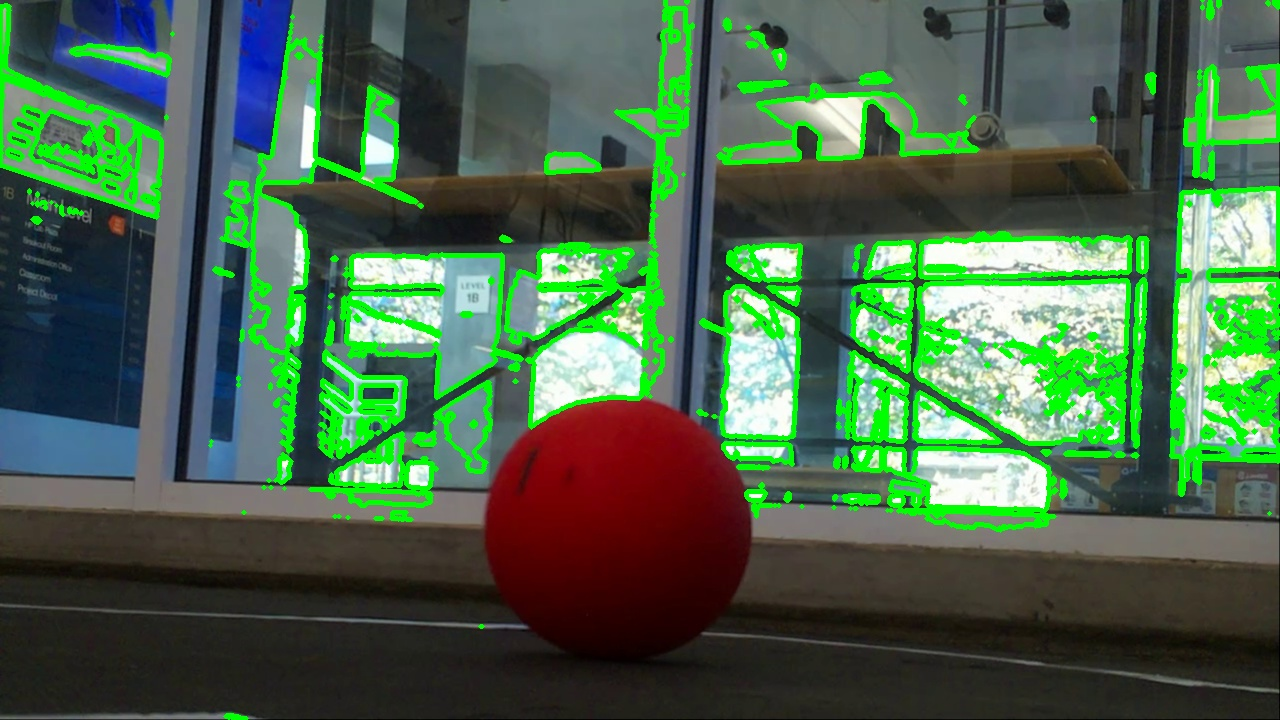
#> input picture Object.jpeg, 1280 x 720 px
$ python -i tam_library.py   (imports and definitions only)
#> lines starting #> are read from the running program, lines starting #| are printed output that depends on the picture; after the words box and inside, x2 and y2 are one past the last pixel; in counts of white or black regions, pixels touching at a corner belong together
#> further down, picture is the input picture: shape (720, 1280, 3); mean B, G, R 74, 102.2, 72.4
from pathlib import Path
import cv2  # pip install opencv-python
from icecream import ic  # pip install icecream
import math
import numpy as np  # pip install numpy
from datetime import datetime
import csv
import ast
import json
from dataclasses import dataclass
from typing import Iterator, Optional
from tam_library_classes import Detection, Point, Rectangle, OurRobot


from settings_run import (
    kernel_size,
    FOCAL_LENGTH,
    CAMERA_CAPTURE_X,
    CAMERA_CAPTURE_Y,
    CIRCLE,
    RECT,
    search_for_list,
    PIXELS_PER_INCH,
    USE_DRAWN_FIELD,
    KNOWN_WIDTH_IN
)
from tam_library_colors import *

# NOTE - collapse all with ctrl+K, ctrl+0


# folder consts
HSV_BOUNDS = "hsv_bounds"
FIELD_PNGS = "field_pngs"
TRAINING_DATA = "training_data"


# object consts
RADIUS_ROBOT = int(14 * PIXELS_PER_INCH / 2)
RADIUS_BALL = int(7 * PIXELS_PER_INCH / 2)
RADIUS_TENNIS_BALL = int(2.7 * PIXELS_PER_INCH / 2)

# screen consts
SCREEN_CENTER_X = int(CAMERA_CAPTURE_X /2)
SCREEN_CENTER_Y = int(CAMERA_CAPTURE_Y /2)

# goalbox center is 60 inches up / down from center field
goalbox_center_top_in = (0, 60)
goalbox_center_bot_in = (0, -60)

# field consts
# in = inches
# px = pixels
playing_field_in_x = 8 * 12
playing_field_in_y = 12 * 12

goal_net_in_x = 48
goal_net_in_y = 12  # deep

goalbox_in_x = 48
goalbox_in_y = 24  # infront of the goal

perim_tape_thickness_in = 2
perim_black_beyond_tape_in = 2
total_buffer_in = perim_tape_thickness_in + perim_black_beyond_tape_in

total_window_in_y = 2 * goal_net_in_y + playing_field_in_y
total_window_in_x = 2 * total_buffer_in + playing_field_in_x

# total window
total_window_px_x = int(total_window_in_x * PIXELS_PER_INCH)
total_window_px_y = int(total_window_in_y * PIXELS_PER_INCH)

field_center_px_x = int(total_window_px_x/ 2)
field_center_px_y = int(total_window_px_y / 2)


def load_image_as_frame(image_path: str) -> np.ndarray:
    """Load an image as a BGR NumPy array, or raise an error."""
#> called with image_path = 'field_pngs/empty_field.png'
    frame = cv2.imread(image_path, cv2.IMREAD_COLOR)
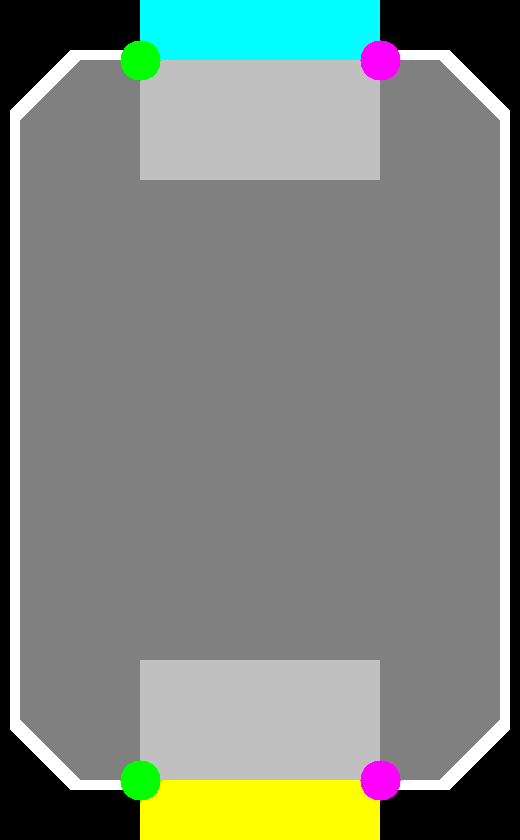
#> input picture empty_field.png, 520 x 840 px, found by its file name
#> frame is the input picture: shape (840, 520, 3); mean B, G, R 127.2, 135.2, 127.1

    if not isinstance(frame, np.ndarray) or frame.size == 0:
        raise ValueError(f"Could not load image: {image_path}")

    return frame


# [86 lines left out: functions select_png, pick_from_list, save_cv2_frame_as_png, load_cv2_frame_from_png, calculate_focal_length, not called in this run]


def calc_distance(known: float, percieved: float) -> float:
    D = known
    d = percieved
    f = FOCAL_LENGTH
    Z = (D * f) / d

    return Z


def get_current_time() -> str:

    return datetime.now().isoformat()


# [34 lines left out: function save_dict_of_dicts_csv, not called in this run]


def load_hsv_bounds(file_path: str) -> tuple:
    """Load lower_hsv and upper_hsv from a text file as NumPy arrays."""
    bounds = {}

    with open(file_path, "r", encoding="utf-8") as file:
        for line_number, line in enumerate(file, start=1):
            # Ignore blank lines and comments, including inline comments.
            line = line.split("#", 1)[0].strip()
            if not line:
                continue

            name, separator, value = line.partition("=")
            name = name.strip()

            if not separator or name not in ("lower_hsv", "upper_hsv"):
                raise ValueError(
                    f"Line {line_number}: expected lower_hsv or upper_hsv assignment."
                )

            if name in bounds:
                raise ValueError(f"Line {line_number}: duplicate {name}.")

            try:
                values = ast.literal_eval(value.strip())
            except (ValueError, SyntaxError) as error:
                raise ValueError(
                    f"Line {line_number}: invalid list for {name}."
                ) from error

            if (
                not isinstance(values, (list, tuple))
                or len(values) != 3
                or any(type(v) is not int for v in values)
            ):
                raise ValueError(f"{name} must contain exactly three integers.")

            if any(not 0 <= v <= 255 for v in values):
                raise ValueError(f"{name} values must be between 0 and 255.")

            bounds[name] = np.array(values, dtype=np.uint8)

    missing = {"lower_hsv", "upper_hsv"} - bounds.keys()
    if missing:
        raise ValueError(f"Missing assignment(s): {', '.join(sorted(missing))}")

    return bounds["lower_hsv"], bounds["upper_hsv"]


# [34 lines left out: functions get_mask, get_clean_mask, not called in this run]


def get_best_contour(contours, object_dict: dict):

    check_min_area: bool = False
    check_min_circularity: bool = False
    min_area: int = 0
    min_circularity: int = 0

    if "min_area" in object_dict.keys():
        min_area = object_dict["min_area"]
        check_min_area = True

    if "min_circularity" in object_dict.keys():
        min_area = object_dict["min_circularity"]
        min_circularity = True

    best_contour = None
    best_area = -1.0

    for contour in contours:
        area = cv2.contourArea(contour)

        if check_min_area:
            if area < min_area:
                continue

        perimeter = cv2.arcLength(contour, True)
        if perimeter <= 0:
            continue

        if check_min_circularity:
            circularity = 4.0 * np.pi * area / perimeter**2
            if circularity < min_circularity:
                continue

        if area > best_area:
            best_area = area
            best_contour = contour

    return best_contour, best_area


# [31 lines left out: functions save_dicts_to_json_txt, create_label_line, not called in this run]


def get_object_list_from_frame(frame: np.ndarray, save_as_file: bool = False) -> list:

#> called with save_as_file = False
    obj_list = []

    for object_dict in search_for_list:
        object_dict: dict
        path_to_hsv = object_dict["path_to_hsv"]
        obj_name = object_dict["name"]
        lower, upper = load_hsv_bounds(path_to_hsv)

        # convert to hsv for processing
        hsv = cv2.cvtColor(frame, cv2.COLOR_BGR2HSV)

        # create a mask using the hsv values
        mask = cv2.inRange(hsv, lower, upper)

        # get the contours from the mask
        contours, _ = cv2.findContours(mask, cv2.RETR_EXTERNAL, cv2.CHAIN_APPROX_SIMPLE)

        # evaluate the best contour
        best_contour, best_area = get_best_contour(contours, object_dict)

        # if there is no contour, the object has not been detected
        # so just go to the next object
        if best_contour is None:
            continue

        # if there IS a contour, we want to know how large it is and where it is
        verdict = {}

        # copy over the useful stuff
        verdict["name"] = obj_name
        verdict["shape"] = object_dict["shape"]

        verdict["color"] = object_dict["color"]
        verdict["known_width_in"] = object_dict["known_width_in"]

        # analyze either as a circle or rectangle
        if object_dict["shape"] == CIRCLE:
            (x, y), radius = cv2.minEnclosingCircle(best_contour)
            verdict["center_x"] = x
            verdict["center_y"] = y

            verdict["radius"] = radius
            verdict["width"] = radius * 2

            verdict["area"] = np.pi * radius * radius

        elif object_dict["shape"] == RECT:
            x, y, width, height = cv2.boundingRect(best_contour)
            verdict["center_x"] = x
            verdict["center_y"] = y

            verdict["width"] = width
            verdict["height"] = height

            verdict["radius"] = int(width / 2)

            verdict["area"] = width * height

        # convert from pixel width to inches
        verdict["distance_in"] = calc_distance(
            known=object_dict["known_width_in"],
            percieved=verdict["width"],
        )

        # convert the horizontal pixel distance from center to angle
        verdict["theta_rad"] = calc_angle(pixel_x=verdict["center_x"])

        verdict["label"] = create_label_line(verdict)

        obj_list.append(verdict)
#> this loop made 1 pass; (reads hsv_bounds/ball_red.txt from the repository)
#> (best_area, x, y, radius) on pass 1: (28441, 612, 556, 128.9)
#> pass 1, in get_object_list_from_frame, `mask = cv2.inRange(hsv, lower, upper)`:
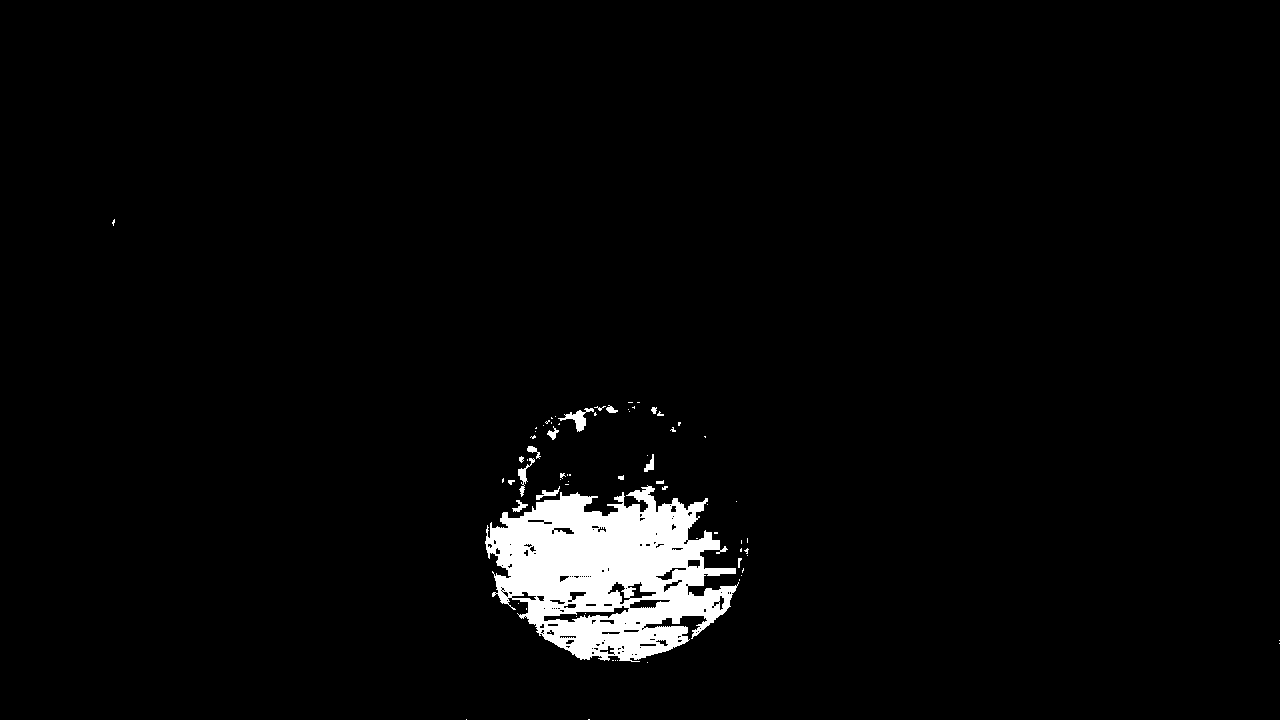
#> mask: shape (720, 1280); 3.1% white; 70 white regions (53 under 20 px), largest, box (x1, y1, x2, y2) and area: (485, 485, 739, 662) 26854, (558, 408, 594, 432) 282, (518, 458, 535, 497) 176
#> after the loop, obj_list = []

    if save_as_file:
        save_dicts_to_json_txt(obj_list)

    return obj_list


# [539 lines left out: functions draw_object_list_to_frame, draw_list_on_frame, draw_labeled_arrow, draw_centered_rectangle, draw_vert_centered_rectangle, draw_centered_octagon and 2 more, not called in this run]


def get_side_and_top_down(frame_camera: np.ndarray, frame_field: np.ndarray):

    frame_unchanged = frame_camera.copy()
    field_unchanged = frame_field.copy()

    obj_list: list = get_object_list_from_frame(frame_camera, save_as_file=False)
    frame_annotated: np.ndarray = draw_object_list_to_frame(
        frame_unchanged, obj_list, draw_arrows=True
    )

    field_annotated: np.ndarray = draw_object_list_to_field(
        at_goalbox_center=True,
        field_frame=field_unchanged,
        object_list=obj_list,
        draw_arrows=False,
    )

    combined_frame = show_frames_side_by_side(frame_annotated, field_annotated)

    return combined_frame, obj_list


# [32 lines left out: function to_base_frame, not called in this run]


def convert_in_point_to_screen(point) -> tuple[int, int]:

    # the screen measures down and right from the top left,
    # but we measure the field +up and +right from the center

    # an input of 0,0 should result in window_x/2, window_y /2
    inch_x, inch_y = point

    inch_x = int(inch_x)
    inch_y = int(inch_y)

    px_x = convert_to_px(inch_x)
    px_y = convert_to_px(inch_y)

    # left means center minus the input
    rel_px_x = field_center_px_x + px_x
    rel_px_x = int(rel_px_x)

    # up means center MINUS input
    rel_px_y = field_center_px_y - px_y
    rel_px_y = int(rel_px_y)

    return (rel_px_x, rel_px_y)


def convert_to_px(inches: float) -> int:
    """Convert inches to pixels using the global scale factor."""
    return int(round(inches * PIXELS_PER_INCH))


goalbox_center_top_px = convert_in_point_to_screen(point=goalbox_center_top_in)
goalbox_center_bot_px = convert_in_point_to_screen(point=goalbox_center_bot_in)
center_field_px = convert_in_point_to_screen(point=(0, 0))


# [463 lines left out: functions load_dicts_from_txt, convert_to_top_down, convert_robot_dis_and_angle_to_global, draw_labeled_circle, draw_transparent_circle, draw_to_field and 6 more, not called in this run]


def get_frame_and_field(frame: np.ndarray) -> np.ndarray:

    if USE_DRAWN_FIELD:
        frame_field: np.ndarray = load_image_as_frame(f"{FIELD_PNGS}/empty_field.png")
    else:
        frame_field: np.ndarray = load_image_as_frame(f"{FIELD_PNGS}/black_field.png")

    combined_frame, object_list = get_side_and_top_down(
        frame,
        frame_field,
    )


    return combined_frame, object_list


# [29 lines left out: function analyze_photo_or_video, not called in this run]

>>> import cv2
>>> picture = cv2.imread('Object.jpeg')
#> (the run stopped early here; a loop or call above may not have finished)
